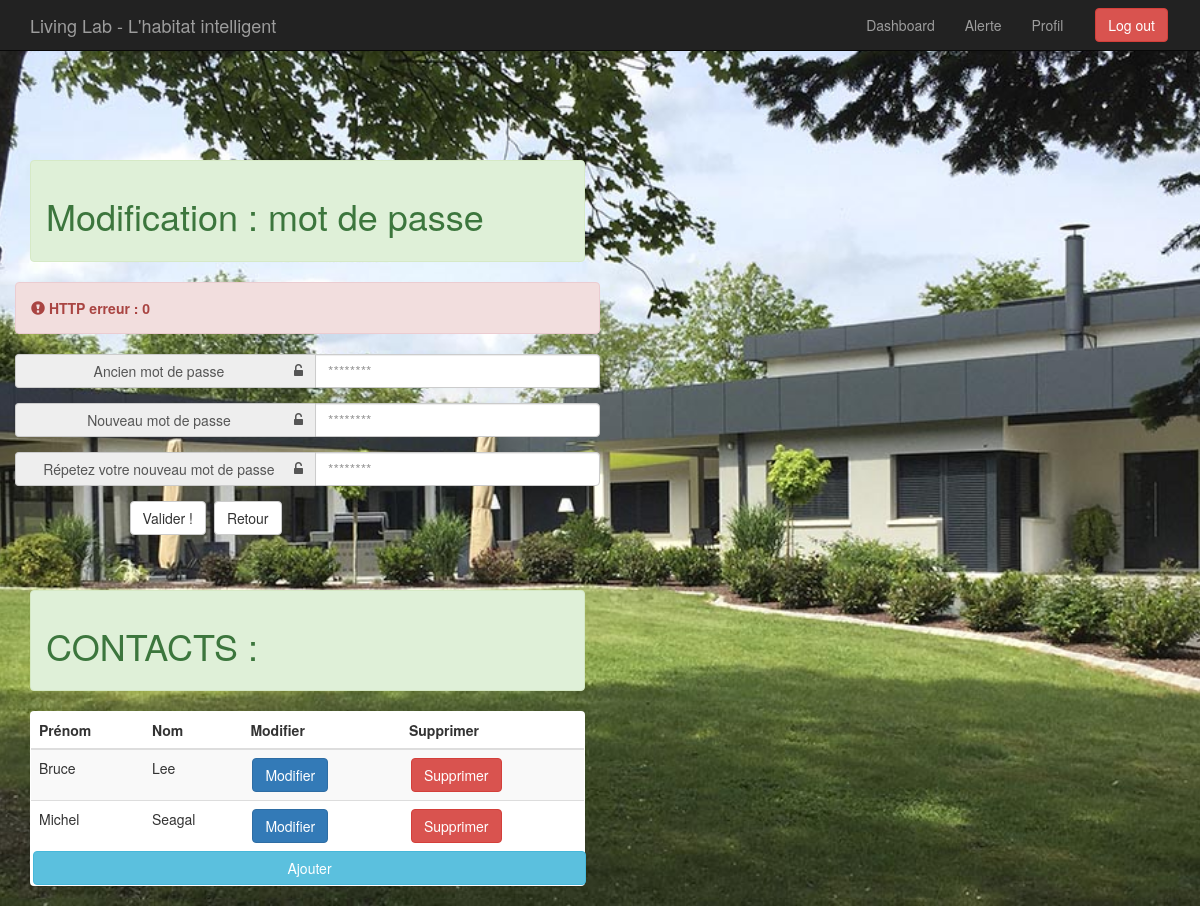
Page /profil/index.php (signed in) on the committed database.
### tables this page shows
CREATE TABLE contact(
        login_email Varchar (80) NOT NULL ,
        password    Varchar (25) ,
        first_name  Varchar (30) ,
        last_name   Varchar (30) ,
        PRIMARY KEY (login_email )
);

### profil/index.php (the view, shortened to what this page needs)
<?php
  $email_user = $_SESSION['pseudo'];
  $type = $_SESSION['type'];
  require_once('../template/navbar.php');
  $db = dbConnect();
 ?>
  <main id = "div_profil" class = "container">
    <div class = "row">
            <div class = "col-md-6">
                 <div class="page-header alert alert-success">
                    <h1>Modification : mot de passe</h1>
                 </div>
                    <div class="row" id="errors"></div>
                    <form class="form-horizontal" action = "" method = "post">
                      <div class="form-group">
                          <div class="input-group">
                              <span class="input-group-addon p_label">Ancien mot de passe
                              <i class="fa fa-unlock-alt pull-right" aria-hidden="true"></i></span>
                              <input type="password" name="ancien_mdp" class="form-control" placeholder="********">
                          </div>
                      </div>
                      <div class="form-group">
                          <div class="input-group">
                              <span class="input-group-addon p_label">Nouveau mot de passe
                              <i class="fa fa-unlock-alt pull-right" aria-hidden="true"></i></span>
                              <input type="password" name="nouveau_mdp" class="form-control" placeholder="********">
                          </div>
                      </div>
                      <div class="form-group">
                          <div class="input-group">
                              <span class="input-group-addon p_label">Répetez votre nouveau mot de passe
                              <i class="fa fa-unlock-alt pull-right" aria-hidden="true"></i></span>
                              <input type="password" name="re_mdp" class="form-control" placeholder="********">
                          </div>
                      </div>
                      <div class="form-group">
                          <div class="col-sm-offset-2 col-sm-10">
                              <input type="submit" name="submit" class="btn btn-default" value="Valider !">
                              <button id = "home_dashboard" class = "btn btn-default">Retour</button>
                          </div>
                      </div>
                    </form>
<?php
if($type == "utilisateur") {
    if ($db != false) {
      $request1 = $db->prepare('SELECT contact.login_email, contact.first_name, contact.last_name FROM contact, utilisateur_contact, Utilisateur WHERE contact.login_email = utilisateur_contact.login_email AND utilisateur_contact.login_email_user = Utilisateur.login_email_user AND Utilisateur.login_email_user = :email_user');
      $request1->bindParam(':email_user', $email_user,PDO::PARAM_INT);
      $request1->execute();
      echo '<div class="page-header alert alert-success">
                <h1>CONTACTS : </h1>
            </div>
            <div class = "panel panel-default>
            <div class = "panel-body">
            <table class="table table-striped">
              <thead>
                <tr>
                  <th>Prénom</th>
                  <th>Nom</th>
                  <th>Modifier</th>
                  <th>Supprimer</th>
                </tr>
              </thead>
              <tbody>';
      for ($i = 0; $result = $request1->fetch(PDO::FETCH_ASSOC); $i++){
        $mail_contact = $result["login_email"];
        $prenom = $result["first_name"];
        $nom = $result["last_name"];
        echo '<tr><td>'.$prenom.'</td>
                  <td>'.$nom.'</td>
              <form method=POST action=modifier.php>
                <input type="hidden" name="contact" value="'.$mail_contact.'"></input>
                <td><input class = "btn btn-primary" type="submit" value="Modifier" /></td>
              </form>
              <form method=POST action=supprimer.php>
                <input type="hidden" name="contact" value="'.$mail_contact.'"></input>
                <td><input class = "btn btn-danger" type="submit" value="Supprimer" /></td>
              </form>';
      }
    }
    echo '</tbody></table>';
    echo '<button type="button" id="ajouter_contact" class="btn btn-block btn-info">Ajouter</button>';
  }
    echo '</div></div></div></div></main>';
?>

### css/index.css (style rules this page uses)
body { margin:0; padding:0; height: 500px; background: url(../image/fond1.jpg) no-repeat center fixed; -webkit-background-size: cover; background-size: cover; }
.btn { margin-left: 2px; margin-right: 2px; }
.p_label { min-width: 300px; }
#div_profil { margin-top: 15vh; }

### rows in the picture
contact: first_name "Bruce", last_name "Lee"
contact: first_name "Michel", last_name "Seagal"
